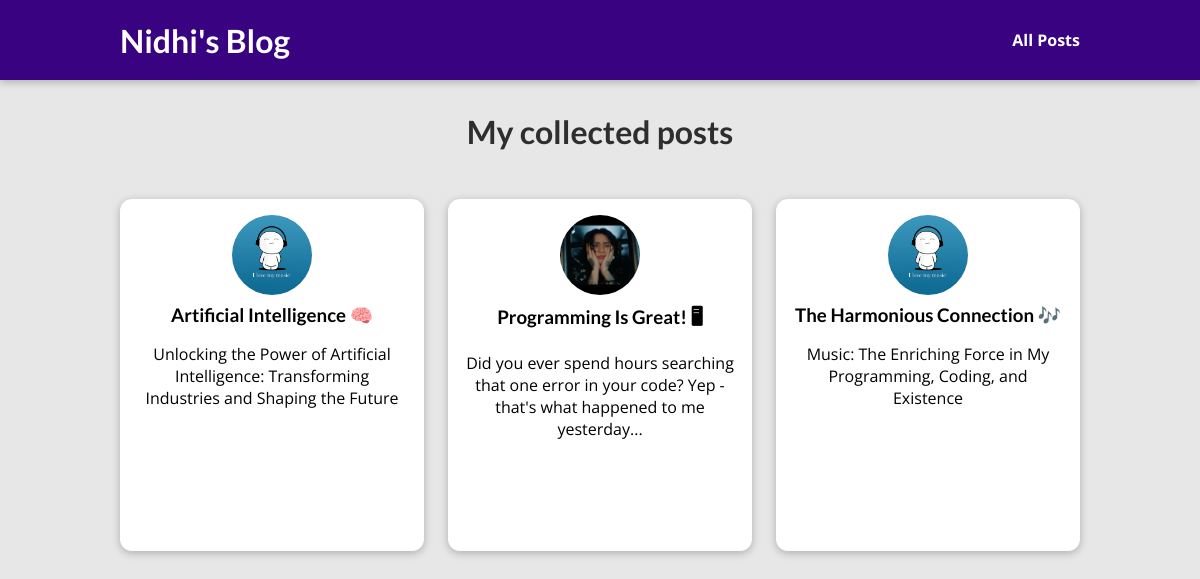
/posts/, run on the app's committed database.
### blog/models.py (models this page shows)
class Post(models.Model):
    title = models.CharField(max_length=150)
    excerpt = models.CharField(max_length=200)
    img_name = models.CharField(max_length=100)
    date = models.DateField(auto_now=True)
    slug = models.SlugField(unique=True)
    content = models.TextField(validators=[MinLengthValidator(10)])
    author = models.ForeignKey(Author, on_delete=models.SET_NULL, null=True, related_name="posts")
    tags = models.ManyToManyField(Tag)

### blog/views.py (the view)
# urls.py: path("posts/", views.posts, name="posts_url"),
def posts(request):
    return render(request, "blog/all-posts.html",{
        "all_posts" : Post.objects.all()
    })

### blog/templates/blog/all-posts.html (shortened to what this page needs)
{% extends 'base.html' %}
{% load static %}
{% block css_files %}
<link rel="stylesheet" href="{% static 'blog/all-posts.css' %}">
<link rel="stylesheet" href="{% static 'blog/post.css' %}">
{% endblock %}
{% block content %}
<section id="all-posts">
	<h2>My collected posts</h2>
	<ul>
		{% for post in all_posts %}
			{% include "blog/includes/post.html"%}
		{% endfor %}
	</ul>
</section>
{% endblock %}

### blog/templates/blog/includes/post.html (shortened to what this page needs)
{% load static %}
<li>
<article class="post">
  <a href="{% url 'post_url' slug=post.slug %}">
    <img src="{% static "blog/images/"|add:post.img_name %}" alt={{ post.title }}>
    <div class="post__content">
      <h3>{{ post.title }}</h3>
      <p>
        {{ post.excerpt }}
      </p>
    </div>
  </a>
</article>
</li>

### static/app.css (style rules this page uses)
* { box-sizing: border-box; }
html { font-family: 'Open Sans', 'Lato', sans-serif; }
body { margin: 0; }
h1, h2, h3 { font-family: 'Lato', sans-serif; font-weight: bold; }

### blog/static/blog/all-posts.css (style rules this page uses)
body { background-color: #e7e7e7; }
#all-posts { margin: 7rem auto; width: 90%; max-width: 60rem; }
#all-posts h2 { text-align: center; font-size: 2rem; color: #2e2e2e; margin: 3rem 0; }
ul { list-style: none; margin: 0; padding: 0; display: grid; grid-template-columns: repeat(auto-fill, minmax(17rem, 1fr)); gap: 1.5rem; }
.post img { width: 7rem; height: 7rem; }
.post a { height: 22rem; transform-origin: center; box-shadow: 0 2px 8px rgba(0, 0, 0, 0.25); border-radius: 12px; background-color: white; }

### blog/static/blog/post.css (style rules this page uses)
.post { display: flex; flex-direction: column; align-items: center; text-align: center; }
.post a { text-decoration: none; color: black; transition: all 0.2s ease; padding: 1rem; }
.post img { width: 5rem; height: 5rem; object-fit: cover; border-radius: 50%; }
.post h3 { margin: 0.25rem 0; }

### data on the page
Post: img_name (picture), title "Artificial Intelligence 🧠", excerpt "Unlocking the Power of Artificial Intelligence: Transforming Industries and Shaping the Future"
Post: img_name (picture), title "Programming Is Great! 🖥", excerpt "Did you ever spend hours searching that one error in your code? Yep - that's what happened to me yesterday..."
Post: img_name (picture), title "The Harmonious Connection 🎶", excerpt "Music: The Enriching Force in My Programming, Coding, and Existence"
